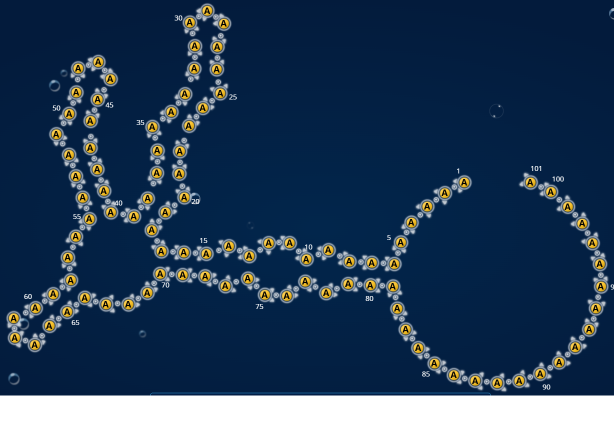
#> input picture rna_structure/rna_img.png, 1228 x 844 px (shown at 1/2 size)
$ python -i example.py   (imports and definitions only)
#> lines starting #> are read from the running program, lines starting #| are printed output that depends on the picture
"""
Example usage of the RNA Structure Designer.

This script generates an RNA sequence for the complex structure from the image.
"""

from rna_designer import RNADesigner, RNAStructureParams
# [4 lines of commented-out code are left out]

# [456 lines left out: functions generate_sequence_from_dot_bracket, generate_final_structure, analyze_rna_structure, print_structure_analysis, analyze_rna_image_structure, analyze_nucleotide_patterns and 5 more, not called in this run]


def detect_nucleotides_with_numbers(image):
    """
    Detects nucleotides and attempts to read their sequence numbers from the image.

    Args:
        image: OpenCV image array

    Returns:
        list: List of dictionaries with nucleotide data {'x', 'y', 'number'}
    """
    nucleotides = []

    # Convert to HSV for better color detection
    hsv = cv2.cvtColor(image, cv2.COLOR_BGR2HSV)

    # Define range for yellow/orange colors (nucleotides)
    lower_yellow = np.array([15, 100, 100])
    upper_yellow = np.array([35, 255, 255])
    mask_yellow = cv2.inRange(hsv, lower_yellow, upper_yellow)

    # Find contours of nucleotides
    contours, _ = cv2.findContours(mask_yellow, cv2.RETR_EXTERNAL, cv2.CHAIN_APPROX_SIMPLE)

    # Filter and process each nucleotide
    for i, contour in enumerate(contours):
        area = cv2.contourArea(contour)
        if 100 < area < 2000:  # Size filter for nucleotides
            # Check circularity
            perimeter = cv2.arcLength(contour, True)
            if perimeter > 0:
                circularity = 4 * np.pi * area / (perimeter * perimeter)
                if circularity > 0.5:
                    # Get center coordinates
                    M = cv2.moments(contour)
                    if M["m00"] != 0:
                        cx = int(M["m10"] / M["m00"])
                        cy = int(M["m01"] / M["m00"])

                        # Try to extract number (simplified approach)
                        # In a real implementation, you'd use OCR here
                        estimated_number = estimate_nucleotide_number(cx, cy, i, len(contours))

                        nucleotides.append({
                            'x': cx,
                            'y': cy,
                            'number': estimated_number,
                            'area': area
                        })

    return nucleotides


# [234 lines left out: functions estimate_nucleotide_number, infer_base_pairs_from_positions, is_valid_base_pair, point_to_line_distance, resolve_pairing_conflicts, generate_dot_bracket_from_pairs and 2 more, not called in this run]


# [99 lines not run here, left out]

>>> import cv2
>>> picture = cv2.imread('rna_img.png', cv2.IMREAD_GRAYSCALE)
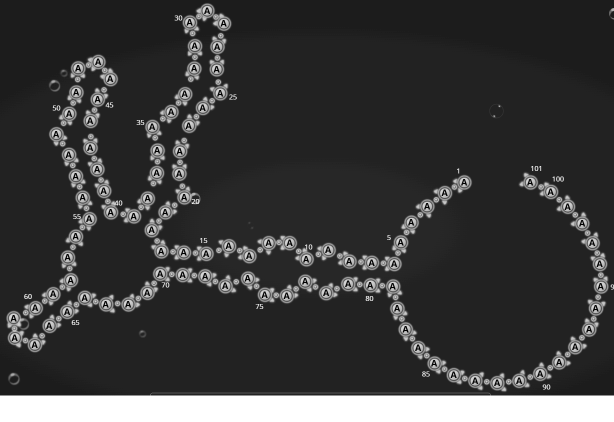
#> picture: shape (844, 1228) (shown at 1/2 size); min 0, max 255, mean 58
#> (the run stopped early here; a loop or call above may not have finished)
